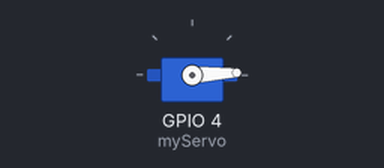
This sketch was run on a simulated ESP32. Shown: servo.

Above: at 0.05 s.
At 1.3 s:
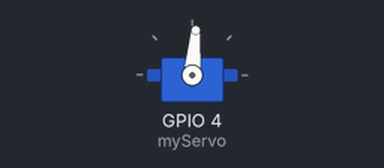
At 2.6 s:
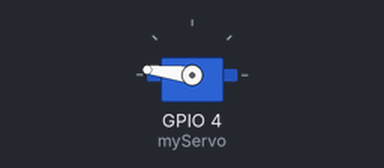
At 5.2 s:
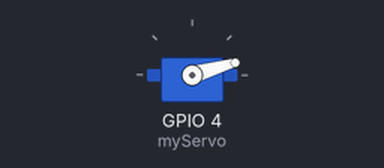
Timing chart, 0 to 7.1 s (numbered marks = the images above):
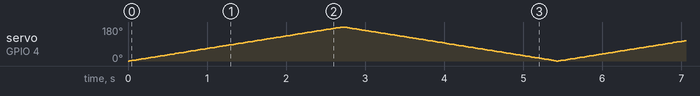

The sketch:

ServoMotor.ino
```cpp
#include<ESP32Servo.h>

int pos = 0;

Servo myServo;

void setup(){
  myServo.attach(4);
}

void loop(){
  for (pos = 0; pos <= 180 ; pos += 1){
  myServo.write(pos);
  delay(15);
  }

  for (pos = 180; pos >= 0 ; pos -= 1){
  myServo.write(pos);
  delay(15);
  }


}
```
